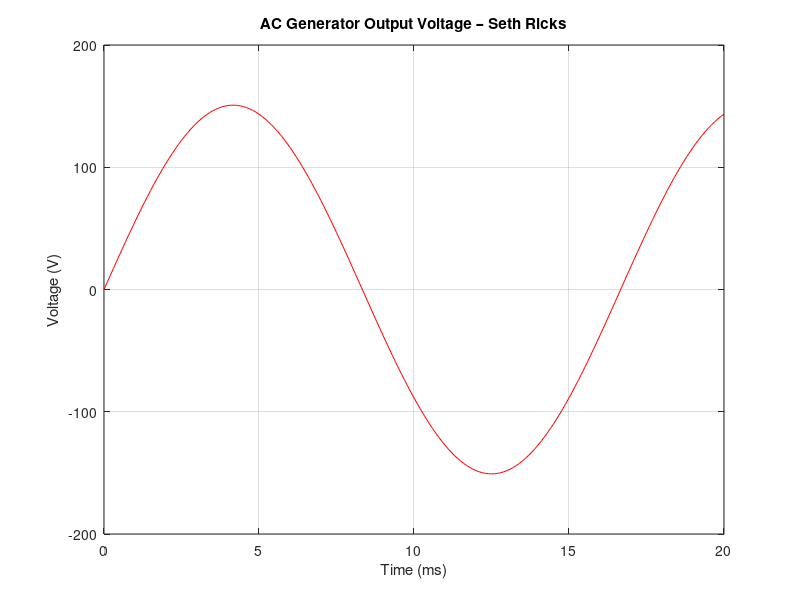

Reproduce this figure in MATLAB.

t = 0:100e-6:20e-3; % 0 to 20 ms, in steps of 100 microseconds

Vm_emf = 150.80 * sin(377.0*t);

plot(t*1000, Vm_emf, 'r-') % *1000 scales the axis from s to ms
grid on
xlabel('Time (ms)');
ylabel('Voltage (V)');
title('AC Generator Output Voltage – Seth Ricks');

    
